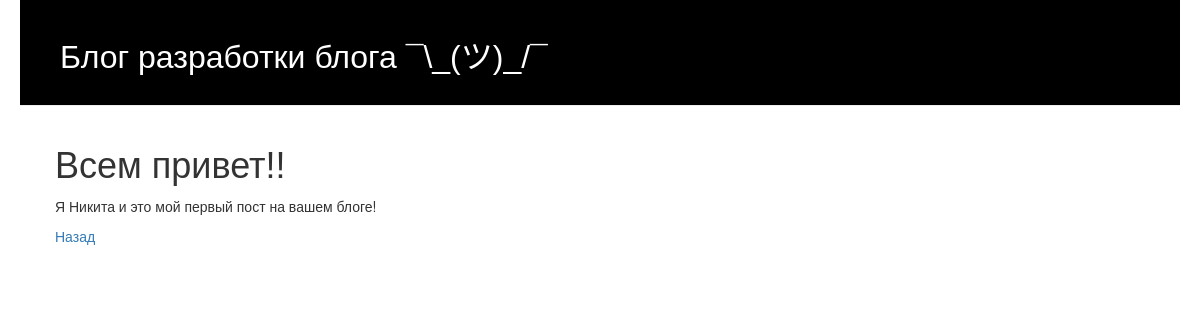
The app's page /post/2/ with its own data.
### blog/models.py (models this page shows, shortened)
class Post(models.Model):
    author = models.ForeignKey(settings.AUTH_USER_MODEL, on_delete=models.CASCADE)
    title = models.CharField(max_length=200)
    text = models.TextField()
    created_date = models.DateTimeField(default=timezone.now)
    published_date = models.DateTimeField(blank=True, null=True)

### blog/views.py (the view)
# urls.py: path('post/<int:pk>/', views.post_detail, name='post_detail'),
def post_detail(request, pk):
    post = get_object_or_404(Post, pk=pk)
    return render(request, 'blog/post_detail.html', {'post': post})

### blog/templates/blog/post_detail.html (shortened to what this page needs)
{% extends 'blog/base.html' %}
{% block content %}
    <div class="post">
        <h1>{{ post.title }}</h1>
        <p>{{ post.text|linebreaksbr }}</p>
        <a href="{% url 'post_list'%}">Назад</a>
    </div>
{% endblock %}

### blog/static/css/blog.css (style rules this page uses)
h1, h2, h3, h4 { font-family: 'Helvetica', bold; }
.post { margin-bottom: 20px; }

### records on screen
Post: title "Всем привет!!", text "Я Никита и это мой первый пост на вашем блоге!"
